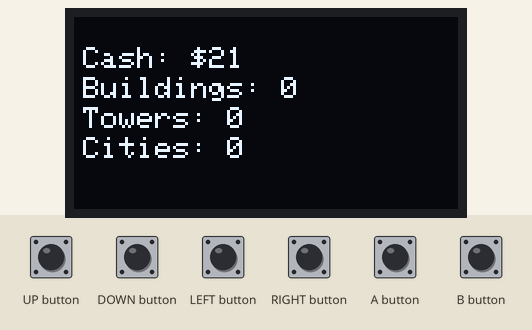
Simulated run of this sketch. Board: Arduboy, built with avr-gcc and run on an emulated ATmega32U4. Parts: 128×64 one-colour display. Inputs (shaded band) come from the test bench.

Above: at 0.45 s.
At 1.2 s:
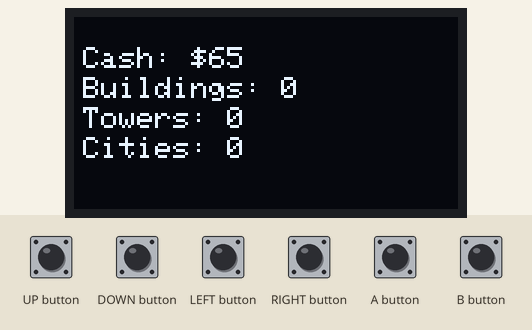
1.3 s: A button pressed for 0.15 s
At 1.39 s:
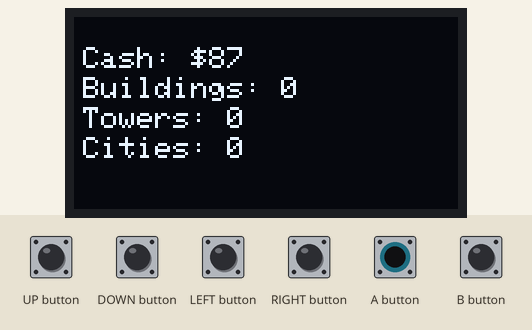

The sketch:

ArduboySimpleIdleCash.ino
```cpp
#include <Arduboy2.h>
Arduboy2 arduboy;

uint64_t cash;
uint64_t buildings;
uint64_t towers;
uint64_t cities;

void printToScreen();

void setup()
{
    cash = 0;
    buildings = 0;
    towers = 0;
    cities = 0;

    arduboy.begin();
    arduboy.setFrameRate(240);
}

void loop()
{
    if (!(arduboy.nextFrame()))
        return;

    if (arduboy.pressed(B_BUTTON) || arduboy.pressed(A_BUTTON))
    {
        uint64_t costOfBuilding = (buildings + 1) * 1000;
        if (cash >= costOfBuilding)
        {
            buildings++;
            cash -= costOfBuilding;
        }

        uint64_t costOfTower = (towers + 1) * 100;
        if (buildings >= costOfTower)
        {
            towers++;
            buildings -= costOfTower;
        }


        uint64_t costOfCities = (cities + 1) * 30;
        if (towers >= costOfCities)
        {
            cities++;
            towers -= costOfCities;
        }
    }

    cash++;
    cash += buildings * 10;
    buildings += towers;
    towers += cities;

    printToScreen();
}

void printToScreen()
{
    byte x = 10;
    byte y = 10;
    arduboy.clear();
    arduboy.setCursor(3, y);

    char str[256];
    sprintf(str, "Cash: $%lu", cash);
    arduboy.print(str);

    arduboy.setCursor(3, y + 10);
    sprintf(str, "Buildings: %lu", buildings);
    arduboy.print(str);

    arduboy.setCursor(3, y + 20);
    sprintf(str, "Towers: %lu", towers);
    arduboy.print(str);

    arduboy.setCursor(3, y + 30);
    sprintf(str, "Cities: %lu", cities);
    arduboy.print(str);

    arduboy.display();
}
```
